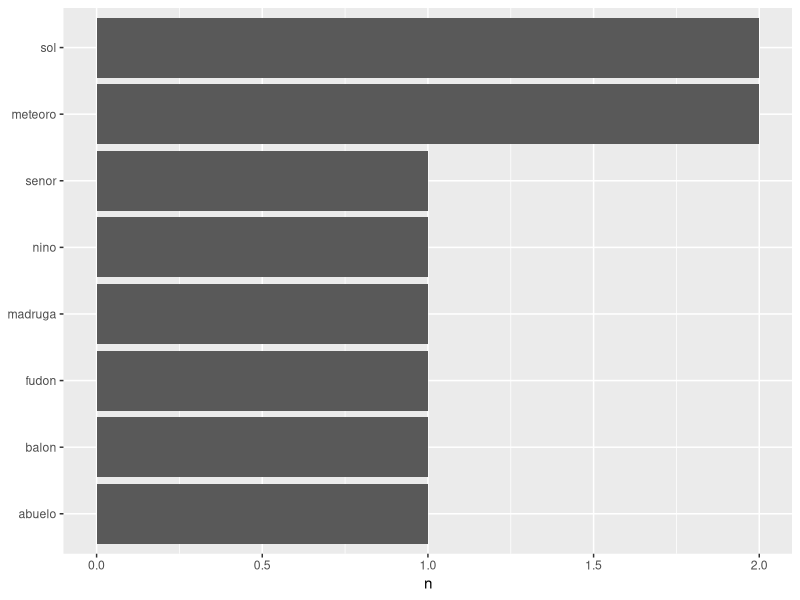
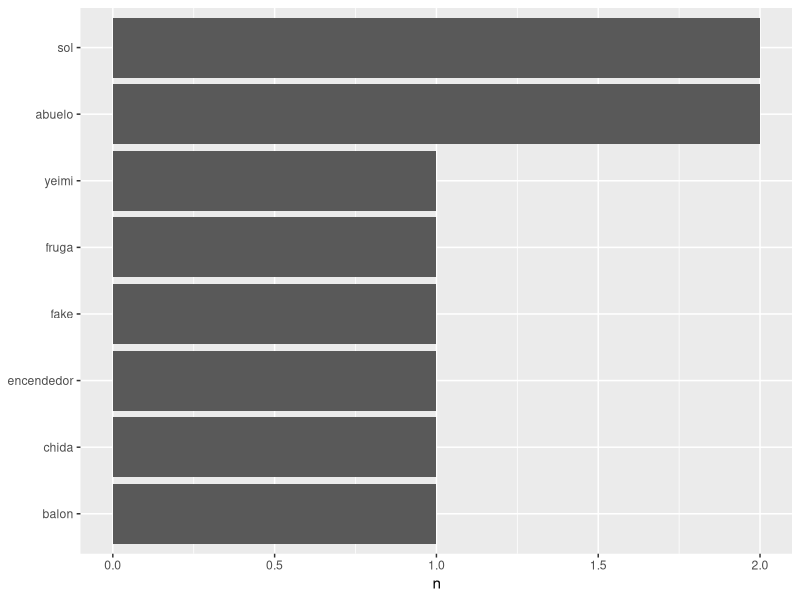
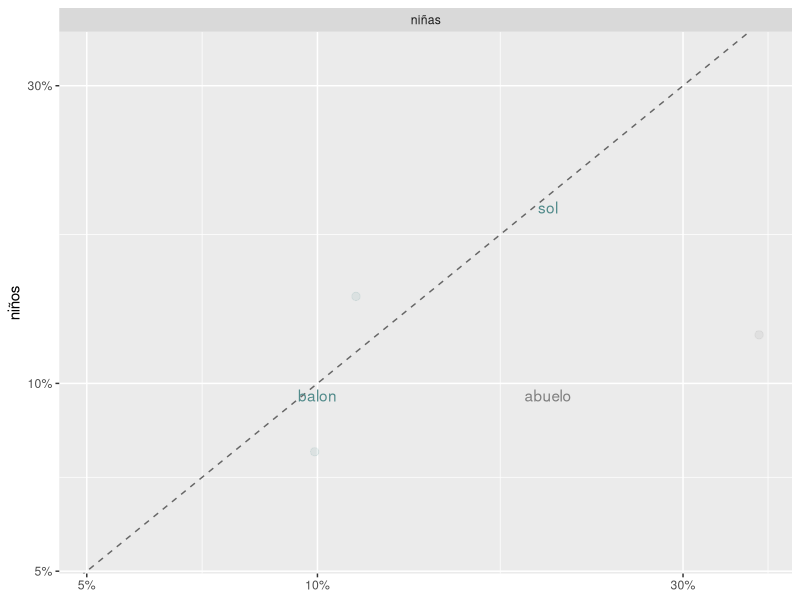
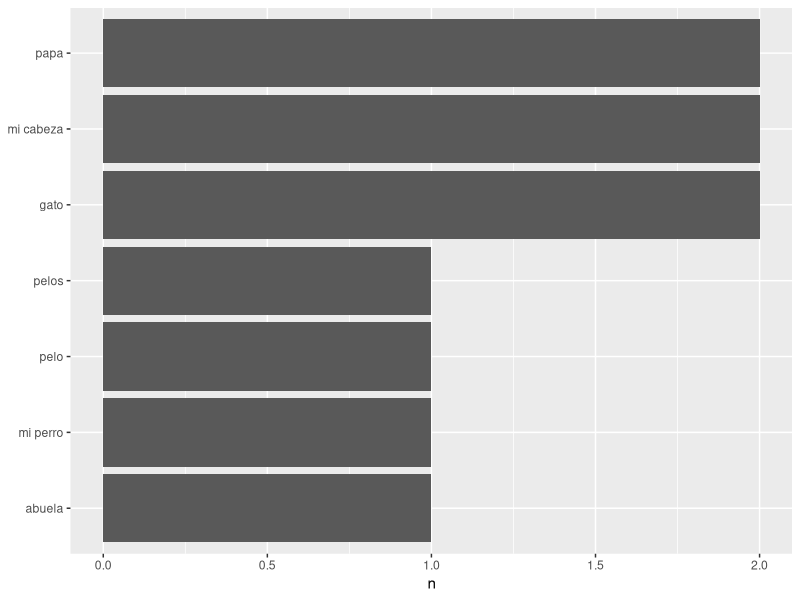
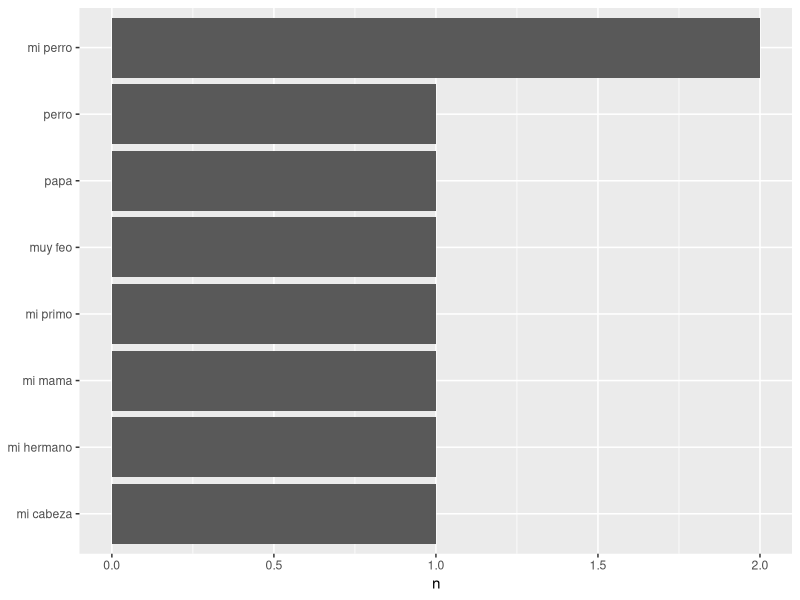
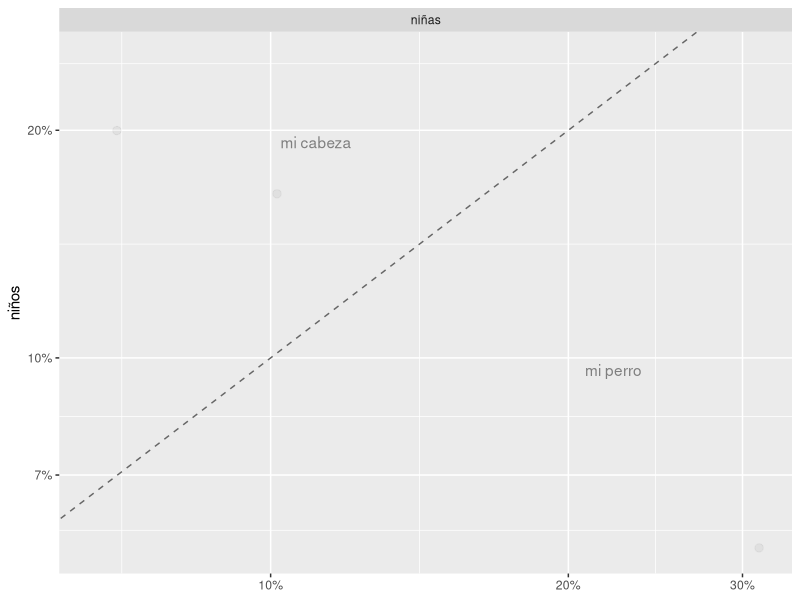

R code for these plots, in order:
getwd()
#setwd("/misc/jasper/navarreten/metas_1")
#setwd("/media/navarreten/KINGSTON/metas1/split_halves")
#setwd("E:/metas_4")
getwd()

data <- read.csv('1.csv', header = T)
data
View(data)
text <-c("gato","perro","chango","mono","pato", "gato", "leon", "cisne", "chango","perro")

text <-data$Reactivo.1
text

mode(text)
text1<-as.character(text)
mode(text1)


library(dplyr)
text_df <- data_frame(line = 1:10, text = text1)
text_df

library("tidytext")

text_df %>%
  unnest_tokens(word,text)

#Argumento to_lower para evitar que se quiten las mayusculas

text_df %>%
  unnest_tokens(word, text, to_lower = FALSE)

library(dplyr)
library(stringr)

#Vamos a usar la variable tidy_books, como viene en el manual de tidytext, para ir lo mas apegado al
#manual, aunque en este ejercicio no tiene sentido llamarle tidy_books

tidy_books <- text_df %>%
  unnest_tokens(word,text)

tidy_books

#Entonces, esta instrucción será para obtener la frecuencia de aparición de cada palabra, del data.frame
#asignado a la variable que nombramos tidy_books

tidy_books %>%
  count(word, sort = TRUE) 

#Vamos a hacer lo mismo que hicimos con la lista de datos 1. Para ver que todo este bien y 
#poderlas comparar

data2 <- read.csv('2.csv', header = T)
data2
View(data2)

text2 <-data2$Reactivo.1
text2

text2<-as.character(text2)
text2

library(dplyr)
text_df2 <- data_frame(line = 1:10, text = text2)
text_df2

library("tidytext")

text_df2 %>%
  unnest_tokens(word,text)

text_df2 %>%
  unnest_tokens(word, text, to_lower = FALSE)

library(dplyr)
library(stringr)

tidy_books2 <- text_df2 %>%
  unnest_tokens(word,text)

tidy_books2

tidy_books2 %>%
  count(word, sort = TRUE) 

#Ahora vamos a graficar la frecuencia de palabras de cada data.frame (tidy_books y tidy_books2)

library(ggplot2)

tidy_books %>%
  count(word, sort = TRUE) %>%
  #filter(n > 600) %>% #Aqui comentarice esto xq señala filtro de +de 600 veces (no sirve para
  #este ejercicio, donde la frecuencia de palabras son 1 y 2. Quitando esto, todo salio bien)
  mutate(word = reorder(word, n)) %>%
  ggplot(aes(word, n)) +
  geom_col() +
  xlab(NULL) +
  coord_flip()

tidy_books2 %>%
  count(word, sort = TRUE) %>%
  mutate(word = reorder(word, n)) %>%
  ggplot(aes(word, n)) +
  geom_col() +
  xlab(NULL) +
  coord_flip()

#Ahora, vamos a hacer la comparacion. Primero empezare con solo 2 listas: data y data2 (1.csv y 2.csv)

#Nos vamos a saltar todo lo de gutemberg, porque aqui no vamos a utilizar ese material, sino nuestro
#propio material

#Error: Aqui traté de crear una variable mas, para (tidybooks3) para crear un objeto mas, pero no funciono
#tidy_books3 <- text_df %>%
  #unnest_tokens(word,text)
#tidy_books3
#tidy_books3 %>%
  #count(word, sort = TRUE) 

#Entonces aca lo que vamos a hacer es sacar un data.frame comparando la proporcion en que
#aparacen las diferentes palabras, en niños y en niñas

library(tidyr)

frequency <- bind_rows(mutate(tidy_books, author = "niños"),
                       mutate(tidy_books2, author = "niñas")) %>% 
  mutate(word = str_extract(word, "[a-z']+")) %>%
  count(author, word) %>%
  group_by(author) %>%
  mutate(proportion = n / sum(n)) %>% 
  select(-n) %>% 
  spread(author, proportion) %>% 
  gather(author, proportion, `niñas`)

frequency

View(frequency)

#Y ya con el marco de datos de frecuencias, ahora vamos a hacer una grafica donde
#se vea esta comparación

library(scales)

# expect a warning about rows with missing values being removed
# esperar una advertencia acerca de las filas con valores perdidos que se eliminan

ggplot(frequency, aes(x = proportion, y = `niños`, color = abs(`niños` - proportion))) +
  geom_abline(color = "gray40", lty = 2) +
  geom_jitter(alpha = 0.1, size = 2.5, width = 0.3, height = 0.3) +
  geom_text(aes(label = word), check_overlap = TRUE, vjust = 1.5) +
  scale_x_log10(labels = percent_format()) +
  scale_y_log10(labels = percent_format()) +
  scale_color_gradient(limits = c(0, 0.001), low = "darkslategray4", high = "gray75") +
  facet_wrap(~author, ncol = 2) +
  theme(legend.position="none") +
  labs(y = "niños", x = NULL)

#Estoy haciendo un experimento para tokenizar pero no por palabra
#sino por oracion

data <- read.csv('1.csv', header = T)
data
View(data)

text_oracion <-data$Reactivo.3
text_oracion

mode(text)
text_oracion_1<-as.character(text_oracion)
mode(text_oracion_1)

library(dplyr)
text_df_oracion_1 <- data_frame(line = 1:10, text = text_oracion_1)
text_df_oracion_1

library("tidytext")

#Asi es como se tokeniza por oraciones
#token="sentences"
#En el caso de sentences, la separacion se hace tomando como referencia donde hay punto y empieza
#con mayuscula (si no empieza con mayuscula, no hace la separacion)

oraciones<- text_df_oracion_1 %>%
  unnest_tokens(word,text, token="sentences")

oraciones
View(oraciones)

#Ahora vamos a ver que pasa con otras opciones de tokenizar
#token="characters"=Devuelve por caracteres

caracteres<- text_df_oracion_1 %>%
  unnest_tokens(word,text, token="characters")

caracteres
View(caracteres)

#token="character_shingles"=devueve tokens de conjunto de 3 letras
#ej. perro, lo divide asi per, err, rro (ignora espacios en blanco)

character_shingles<- text_df_oracion_1 %>%
  unnest_tokens(word,text, token="character_shingles")

character_shingles
View(character_shingles)

#token="ngrams"=Devuelve por conjuntos de 3 palabras (similar a character_shingles
#pero en vez de caracteres, palabras)
#P. ej: Devuelve por conjuntos de 3 palabras, Lo divide así: 
#Devuelve por conjuntos, por conjuntos de, conjuntos de 3, de 3 palabras

engramas<- text_df_oracion_1 %>%
  unnest_tokens(word,text, token="ngrams")

engramas
View(engramas)

#token="skip_ngrams"=Devuelve algo raro, es como parte la oracion en
#conjuntos de 1,2 y 3 palabras, y va haciendo diferentes combinatorias
#no entiendo ahora para que se pueda utilizar esto, pero en fin

skip_ngrams<- text_df_oracion_1 %>%
  unnest_tokens(word,text, token="skip_ngrams")

skip_ngrams
View(skip_ngrams)

#token="lines"= Funciona similar a "sentences", pero aqui, la tokenizacion se basa en renglones 
#(sin importar si dentro del mismo renglon hay distintas oraciones, es decir, separaciones por 
#puntos y mayusculas, como en "sentences")

lineas<- text_df_oracion_1 %>%
  unnest_tokens(word,text, token="lines")

lineas
View(lineas)

#Hay otras formas de tokenizar, pero esas ya no las probe, probarlas despues

#Ahora ya. Vamos a continuar

library(dplyr)
library(stringr)

oraciones %>%
  count(word, sort = TRUE) 

#Tal vez sea mejor en este caso tokenizar por lines, ya que lo que queremos, son las
#respuestas completas de cada participante por cada item, y no dividiralas por oraciones


lineas %>%
  count(word, sort = TRUE)

library(ggplot2)

lineas %>%
  count(word, sort = TRUE) %>%
  mutate(word = reorder(word, n)) %>%
  ggplot(aes(word, n)) +
  geom_col() +
  xlab(NULL) +
  coord_flip()

#Ahora, vamos a repetir el mismo procedimiento, pero con el archivo de las niñas (2.csv)

data2 <- read.csv('2.csv', header = T)
data2
View(data2)

text_oracion2 <-data2$Reactivo.3
text_oracion2

mode(text_oracion2)
text_oracion_2<-as.character(text_oracion2)
mode(text_oracion_2)

library(dplyr)
text_df_oracion_2 <- data_frame(line = 1:10, text = text_oracion_2)
text_df_oracion_2

lineas2<- text_df_oracion_2 %>%
  unnest_tokens(word,text, token="lines")

lineas2
View(lineas2)

lineas2 %>%
  count(word, sort = TRUE)

lineas2 %>%
  count(word, sort = TRUE) %>%
  mutate(word = reorder(word, n)) %>%
  ggplot(aes(word, n)) +
  geom_col() +
  xlab(NULL) +
  coord_flip()

#Esto de las frecuencias no sale, checar que es lo que esta pasando

library(tidyr)

frequency_lines <- bind_rows(mutate(lineas, author = "niños"),
                       mutate(lineas2, author = "niñas")) %>% 
  #mutate(word = str_extract(word, "[a-z']+")) %>%
  count(author, word) %>%
  group_by(author) %>%
  mutate(proportion = n / sum(n)) %>% 
  select(-n) %>% 
  spread(author, proportion) %>% 
  gather(author, proportion, `niñas`)

frequency_lines

View(frequency_lines)

library(scales)

ggplot(frequency_lines, aes(x = proportion, y = `niños`, color = abs(`niños` - proportion))) +
  geom_abline(color = "gray40", lty = 2) +
  geom_jitter(alpha = 0.1, size = 2.5, width = 0.3, height = 0.3) +
  geom_text(aes(label = word), check_overlap = TRUE, vjust = 1.5) +
  scale_x_log10(labels = percent_format()) +
  scale_y_log10(labels = percent_format()) +
  scale_color_gradient(limits = c(0, 0.001), low = "darkslategray4", high = "gray75") +
  facet_wrap(~author, ncol = 2) +
  theme(legend.position="none") +
  labs(y = "niños", x = NULL)
